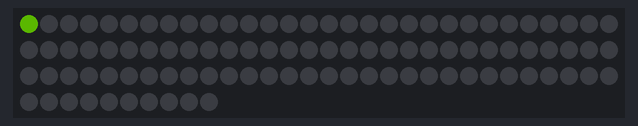
A sketch run on a simulated Arduino Uno, built with avr-gcc and run on an emulated ATmega328P. On the bench: 100 RGB LEDs in strip order, left to right, continuing on the next row. Dim RGB values are drawn brighter than linear; colours are those a GRB WS2812 strip shows for the declared byte order.

Above: at 0.01 s.
At 9.93 s:
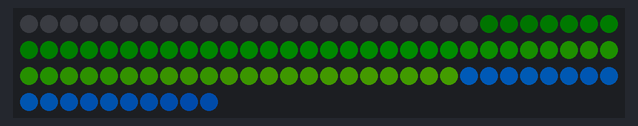
At 14.94 s:
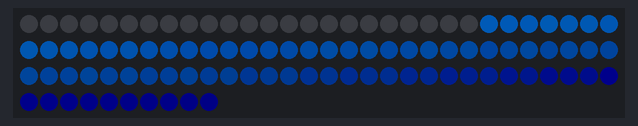
At 19.94 s:
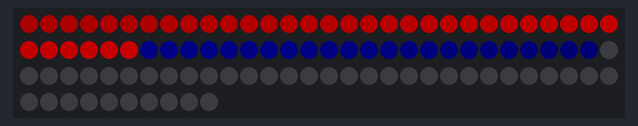
At 29.86 s:
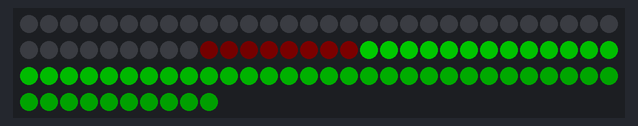
At 39.87 s:
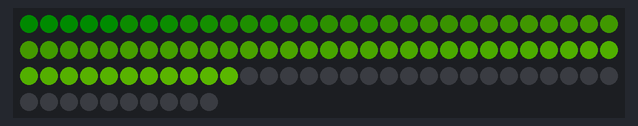

The sketch:

HalloweenCylon.ino
```cpp
#include "FastLED.h"

#define NUM_LEDS 100
#define DATA_PIN 6
// Higher number = slower
#define SPEED 80

// Define the array of leds
CRGB leds[NUM_LEDS];

void setup() {
	LEDS.addLeds<WS2812,DATA_PIN,RGB>(leds,NUM_LEDS);
	LEDS.setBrightness(100);
}

void fadeall() { for(int i = 0; i < NUM_LEDS; i++) { leds[i].nscale8(250); } }

void loop() {
	uint8_t hue = 32;
	// First slide the led in one direction
	for(int i = 0; i < NUM_LEDS; i++) {
		// Set the i'th led to red
		leds[i] = CHSV(hue, 255, 255);
		// Show the leds
		FastLED.show();
		// now that we've shown the leds, reset the i'th led to black
		// leds[i] = CRGB::Black;
		fadeall();
		// Wait a little bit before we loop around and do it again
		delay(SPEED);
	}


	// Now go in the other direction.
  hue = 192;
	for(int i = (NUM_LEDS)-1; i >= 0; i--) {
		// Set the i'th led to red
		leds[i] = CHSV(hue, 255, 255);
		// Show the leds
		FastLED.show();
		// now that we've shown the leds, reset the i'th led to black
		// leds[i] = CRGB::Black;
		fadeall();
		// Wait a little bit before we loop around and do it again
		delay(SPEED);
	}

 hue = 96;
 // First slide the led in one direction
  for(int i = 0; i < NUM_LEDS; i++) {
    // Set the i'th led to red
    leds[i] = CHSV(hue, 255, 255);
    // Show the leds
    FastLED.show();
    // now that we've shown the leds, reset the i'th led to black
    // leds[i] = CRGB::Black;
    fadeall();
    // Wait a little bit before we loop around and do it again
    delay(SPEED);
  }


  // Now go in the other direction.
  hue = 0;
  for(int i = (NUM_LEDS)-1; i >= 0; i--) {
    // Set the i'th led to red
    leds[i] = CHSV(hue, 255, 255);
    // Show the leds
    FastLED.show();
    // now that we've shown the leds, reset the i'th led to black
    // leds[i] = CRGB::Black;
    fadeall();
    // Wait a little bit before we loop around and do it again
    delay(SPEED);
  }
}
```
